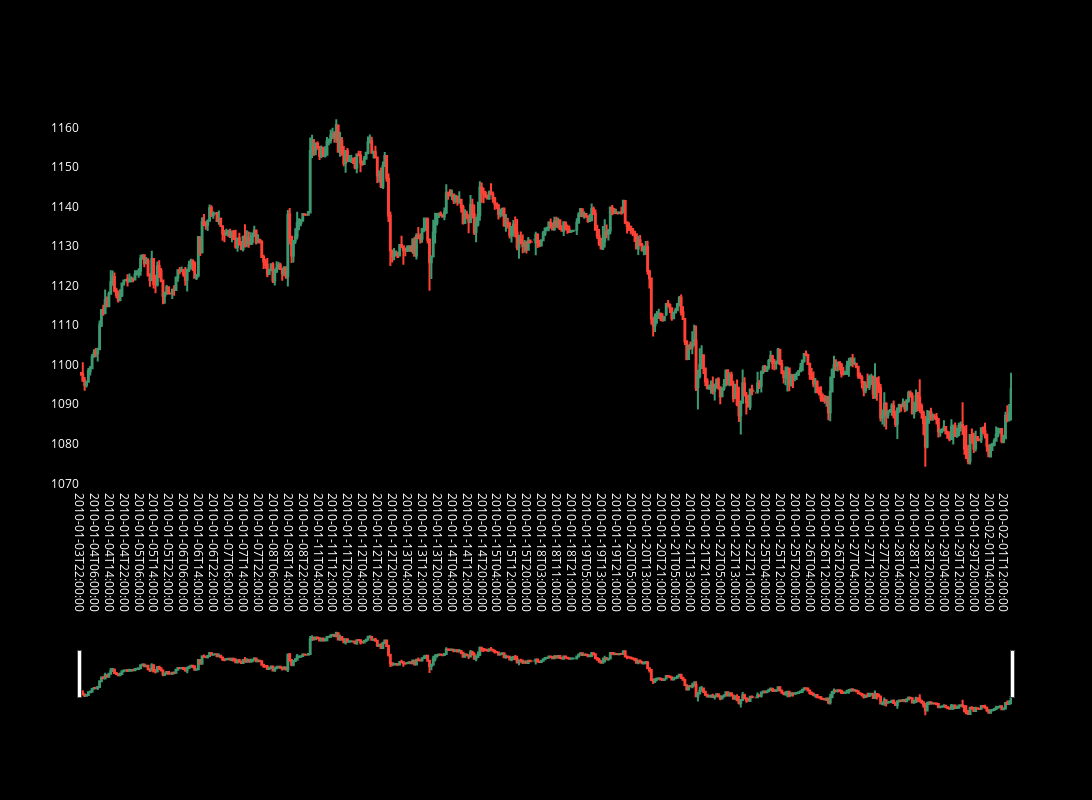

Notebook source saved alongside this figure:
### Code cell
plot_candlestick(xau.iloc[0:500])

### Figure 1 — Plotly figure (JSON) as saved in the notebook; plotly's stock layout.template omitted (floating-point values rounded to 4 significant figures; data arrays with more than 128 entries replaced by an {"elided": "..."} marker saying what was removed)
{"data": [{"close": {"elided": "500 float values"}, "high": {"elided": "500 float values"}, "low": {"elided": "500 float values"}, "open": {"elided": "500 float values"}, "type": "candlestick", "x": {"elided": "500 str values"}}], "layout": {"font": {"color": "white"}, "height": 800, "paper_bgcolor": "black", "plot_bgcolor": "black", "width": 1200, "xaxis": {"showgrid": false, "type": "category", "zeroline": false}, "yaxis": {"showgrid": false, "zeroline": false}}}
